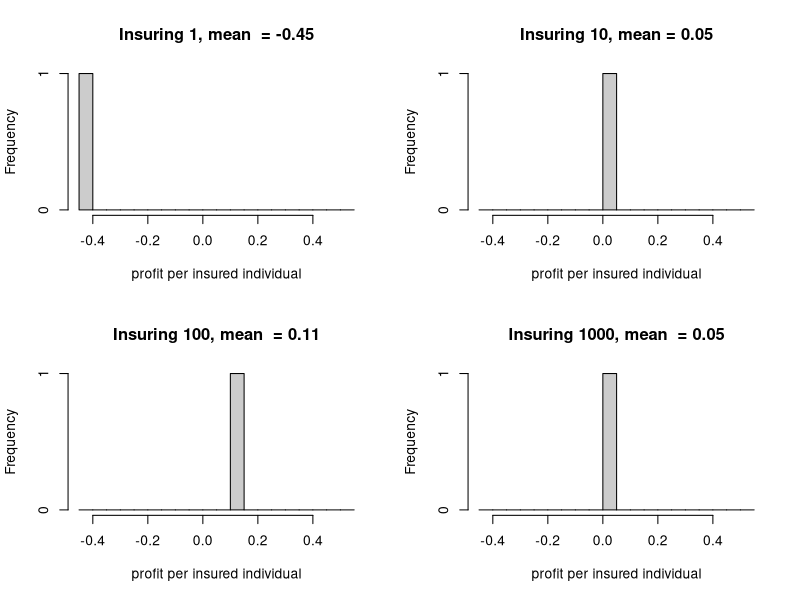

Recreate this plot in R.
par(mfrow = c(2,2))

N = 1

one = .55-round(runif(N))
hist(one, main = paste("Insuring 1, mean  =",round(mean(one), 2)),
     xlab = "profit per insured individual",
     breaks = seq(-.45, .55, .05),
     col = "gray80")

ten = matrix(round(runif(10*N)), nrow = N)
ten.prof = .55-rowMeans(ten)
hist(ten.prof, main = paste("Insuring 10, mean =",round(mean(ten.prof), 2)),
     xlab = "profit per insured individual",
     breaks = seq(-.45, .55, .05),
     col = "gray80")


hundred = matrix(round(runif(100*N)), nrow = N)
hundred.prof = .55-rowMeans(hundred)
hist(hundred.prof, main = paste("Insuring 100, mean  =",round(mean(hundred.prof), 2)),
     xlab = "profit per insured individual",
     breaks = seq(-.45, .55, .05),
     col = "gray80")

thousand = matrix(round(runif(1000*N)), nrow = N)
thousand.prof = .55-rowMeans(thousand)
hist(thousand.prof, main = paste("Insuring 1000, mean  =",round(mean(thousand.prof), 2)),
     xlab = "profit per insured individual",
     breaks = seq(-.45, .55, .05),
     col = "gray80")